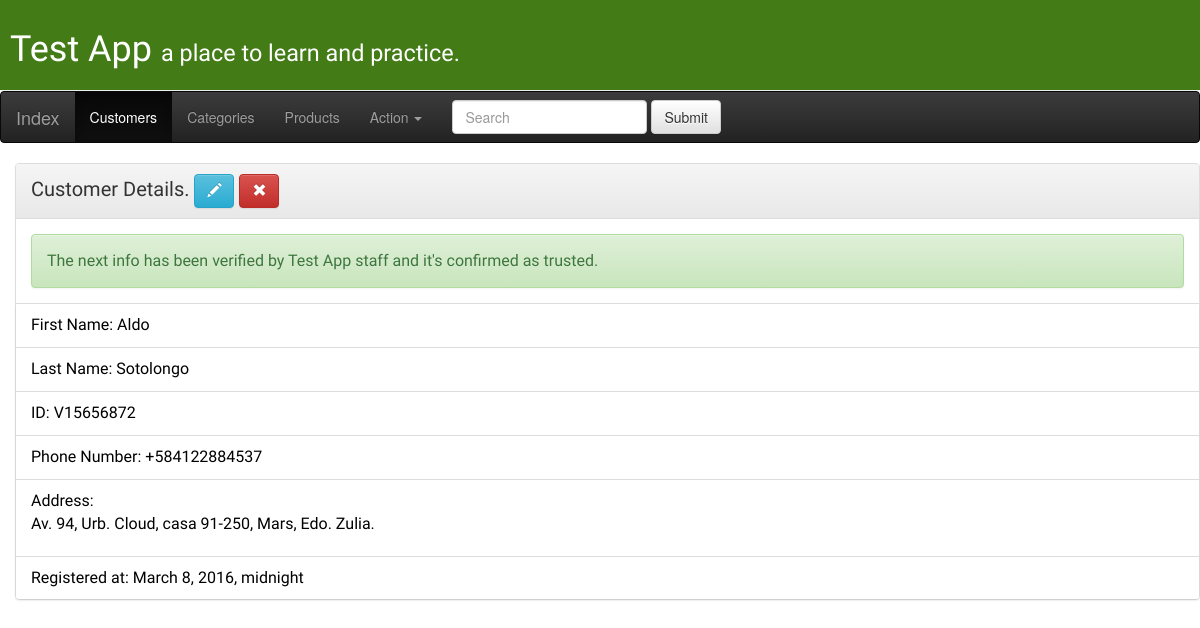
Screenshot of /customer/1/detail/ with the database file from the repository.
### app/models.py (models this page shows, shortened)
class Customer(models.Model):
	customer_id = models.CharField(max_length=15)
	first_name = models.CharField(max_length=40)
	last_name = models.CharField(max_length=40)
	email = models.EmailField(blank=True, null=True)
	phone_regex = RegexValidator(regex=r'^\+?1?\d{9,15}$', message="Phone number must be entered in the format: '+999999999'. Up to 15 digits allowed.")
	phone_number = models.CharField(validators=[phone_regex], max_length=15 ,blank=True)
	address = models.TextField()
	registered_date = models.DateTimeField(blank=True, null=True)
	STATUS_CHOICES = (
		(0, 'Not Verified'),
		(1, 'Verified'),
		(2, 'Not Trusted')
		)
	validation = models.IntegerField(choices=STATUS_CHOICES, default=0)
	def Verified(self):
		self.validation = 1
		self.save()
	def __str__(self):
		return "{0} {1}".format(self.first_name, self.last_name)
	full_name = property(__str__)

### app/views.py (the view)
# urls.py: url(r'^customer/(?P<pk>[0-9]+)/detail/$', views.customer_detail, name='customer_detail'),
def customer_detail(request, pk):
	customer = get_object_or_404(Customer, pk=pk)
	return render(request, 'app/customer_detail.html', {'customer': customer})

### app/templates/app/customer_detail.html
{% extends 'app/base.html' %}
{% block context %}
<div class="panel panel-default">
  <div class="panel-heading">Customer Details.
  <a class="btn btn-info" href="{% url 'customer_edit' pk=customer.pk %}"><span class="glyphicon glyphicon-pencil"></span></a>
  <a class="btn btn-danger" href="{% url 'customer_remove' pk=customer.pk %}"><span class="glyphicon glyphicon-remove"></span></a>
  </div>
  <div class="panel-body">
  {% if customer.validation == 0 %}
  <div class="alert alert-warning">
    <p>The next info is not confirmed.</p>
  </div>
  {% elif customer.validation == 1 %}
  <div class="alert alert-success">
    <p>The next info has been verified by Test App staff and it's confirmed as trusted.</p>
  </div>
  {% elif customer.validation == 2 %}
  <div class="alert alert-danger">
  	<p>The next info has been verified and is not trusted.</p>
  </div>
  {% endif %}
  </div>
<ul class="list-group">
  <li class="list-group-item">First Name: {{ customer.first_name }}</li>
  <li class="list-group-item">Last Name: {{ customer.last_name }}</li>
  <li class="list-group-item">ID: {{ customer.customer_id }}</li>
  <li class="list-group-item">Phone Number: {{ customer.phone_number }}</li>
  <li class="list-group-item">Address: {{ customer.address | linebreaks }}</li>
  <li class="list-group-item">Registered at: {{ customer.registered_date }}</li>
</ul>
</div>
{% endblock %}

### app/static/css/app.css (style rules this page uses)
.panel-heading { font-size: 15pt; }
.panel { font-size: 12pt; }
.alert { margin: 0; }
.list-group { color: #000000; font-family: 'Architects Daughter'; }
div { display: block; }

### rows the page displays
Customer: first_name "Aldo", last_name "Sotolongo", customer_id "V15656872", phone_number "+584122884537", address "Av. 94, Urb. Cloud, casa 91-250, Mars, Edo. Zulia.", registered_date "March 8, 2016, midnight"
